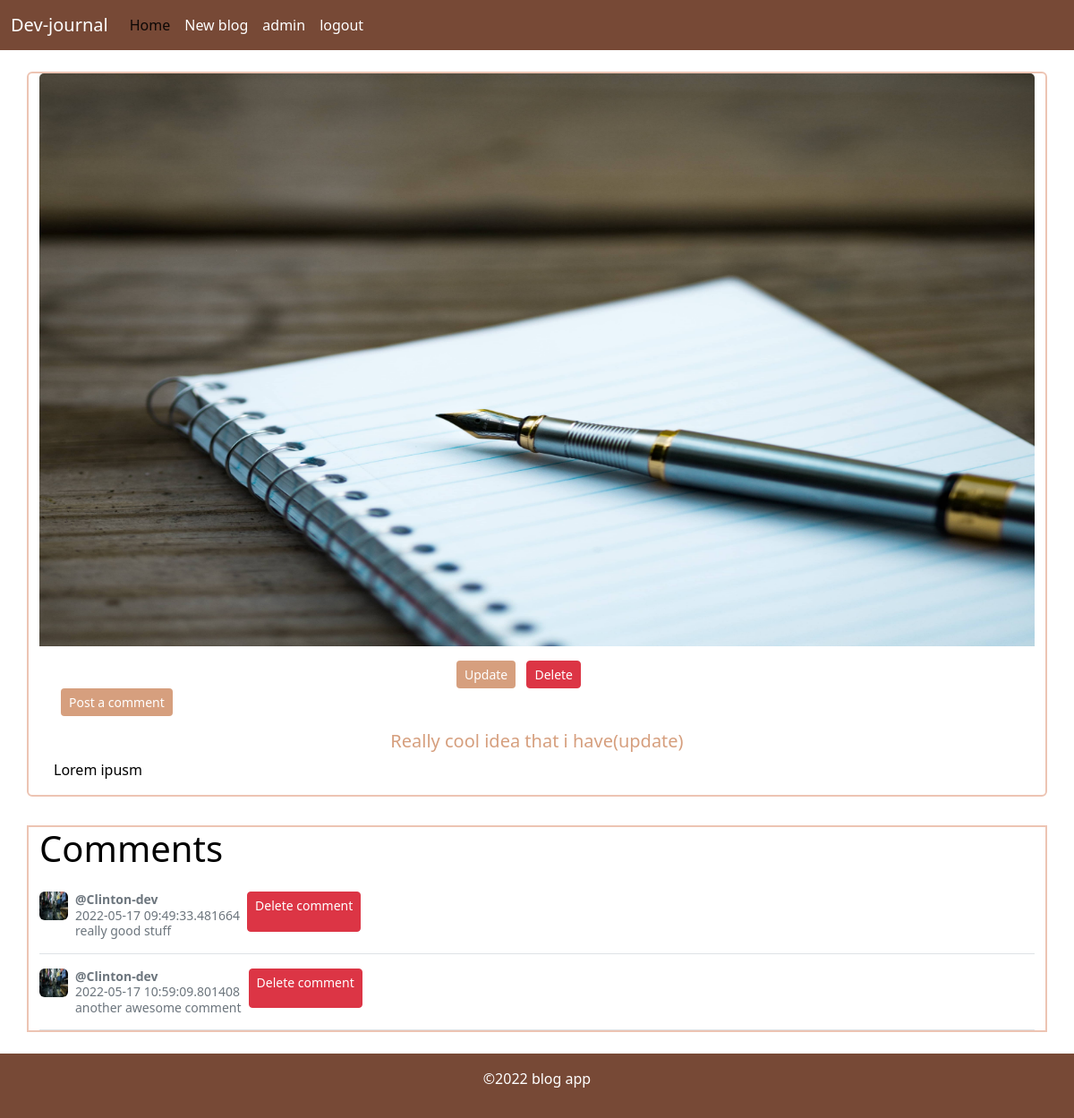
The app's page /post/2 (signed in) with its own data.
### blog/models.py (models this page shows, shortened)
class User(db.Model, UserMixin):
    id = db.Column(db.Integer, primary_key=True)
    username = db.Column(db.String(20), unique=True, nullable=False)
    email = db.Column(db.String(120), unique=True, nullable=False)
    image_file = db.Column(db.String(20), nullable=False, default='user-default.jpg')
    password = db.Column(db.String(60), nullable=False)
    posts = db.relationship('Post', backref='author', lazy=True)
    comments = db.relationship('Comment', backref='user', lazy=True)

class Post(db.Model):
    id = db.Column(db.Integer, primary_key=True)
    title = db.Column(db.String(100), nullable=False)
    date_posted = db.Column(db.DateTime, nullable=False, default=datetime.utcnow)
    image_file = db.Column(db.String(20), nullable=False, default='blog-default.jpg')
    content = db.Column(db.Text, nullable=False)
    comments = db.relationship('Comment', backref='post', lazy=True)
    user_id = db.Column(db.Integer, db.ForeignKey('user.id'), nullable=False)

class Comment(db.Model):
    id = db.Column(db.Integer, primary_key=True)
    content = db.Column(db.Text, nullable=False)
    date_posted = db.Column(db.DateTime, nullable=False, default=datetime.utcnow)
    user_id = db.Column(db.Integer, db.ForeignKey('user.id'), nullable=False)
    post_id = db.Column(db.Integer, db.ForeignKey('post.id'), nullable=False)

### blog/routes.py (the view)
@app.route("/post/<int:post_id>")
def post(post_id):
    post = Post.query.get_or_404(post_id)
    comments = Comment.query.filter_by(post_id=post.id)
    img_file = url_for('static', filename='images/' + post.image_file)
    return render_template("post.html", title=post.title,post=post,img_file=img_file, comments=comments)

### blog/models.py (called while the page is built)
@login_manager.user_loader
def load_user(user_id):
    return User.query.get(user_id)

### blog/templates/post.html
{% extends "layout.html"%}
{% block content%}
<div class="container">
    <div class="row mt-4">
        <div class="card mb-3 post-card">
            <img src="{{img_file}}" class="card-img-top blog-img" alt="blog post image">
            <div class="card-body">
                {% if post.author == current_user%}
                    <div class="blog-btn-action">
                        <a href="{{url_for('update_post',post_id=post.id)}}" class="btn blog-btn btn-sm text-center">Update</a>
                        <a href="{{url_for('delete_post',post_id=post.id)}}" class="btn btn-danger btn-sm mx-2 text-center">Delete</a>
                    </div>
                {% endif %}
                <a href="{{url_for('create_comment',post_id=post.id)}}" class="btn blog-btn btn-sm mx-2 text-center">Post a comment</a>
              <h5 class="card-title blog-title text-center mt-3">{{post.title}}</h5>
              <p class="card-text">{{post.content}}</p>
            </div>
          </div>
    </div>
    <div class="row mt-3">
        <div class="post-card">
            <h1>Comments</h1>
            {% for comment in comments%}
                <div class="d-flex text-muted pt-3 border-bottom">
                    <img src="{{url_for('static',filename='profile-pic/'+comment.user.image_file)}}" alt="user profile pic" class="bd-placeholder-img flex-shrink-0 me-2 rounded" style="width:32px;height: 32px;">
                    <p class="pb-3 mb-0 small lh-sm">
                    <strong class="d-block text-gray-dark">@{{comment.user.username}}</strong>
                    <span>{{comment.date_posted}}</span><br>
                    {{comment.content}}
                    </p>
                    {% if post.author == current_user%}
                        <a href="{{url_for('delete_comment',comment_id=comment.id)}}" class="btn btn-danger btn-sm mx-2 comments-btn">Delete comment</a>
                    {% endif %}
                </div>
            {% endfor %}
        </div>
    </div>
</div>
{% endblock %}

### blog/templates/layout.html (shortened to what this page needs)
<!doctype html>
<html lang="en">
  <head>
    <link href="https://cdn.jsdelivr.net/npm/bootstrap@5.2.0-beta1/dist/css/bootstrap.min.css" rel="stylesheet">
    <link rel="stylesheet" href="{{url_for('static', filename='styles.css')}}">
  </head>
  <body>
    <nav class="navbar navbar-expand-lg navigation-bar">
        <div class="container-fluid">
        <a class="navbar-brand" href="{{url_for('home')}}">Dev-journal</a>
        <div class="collapse navbar-collapse" id="navbarNav">
            <ul class="navbar-nav">
            <li class="nav-item">
                <a class="nav-link active" aria-current="page" href="{{url_for('home')}}">Home</a>
            </li>
            {% if current_user.is_authenticated%}
              <li class="nav-item">
                <a class="nav-link" href="{{url_for('create_post')}}">New blog</a>
              </li>
              <li class="nav-item">
                <a class="nav-link" href="{{url_for('profile')}}">{{current_user.username}}</a>
              </li>
              <li class="nav-item">
                <a class="nav-link" href="{{url_for('logout')}}">logout</a>
              </li>
            {% endif %}
            </ul>
        </div>
        </div>
    </nav>
    {% block content%}{%endblock content%}
    <footer class="mt-4 py-3">
      <div class="container-fluid">
        <p class="text-center">&copy;2022 blog app</p>
      </div>
    </footer>
  </body>
</html>

### blog/static/styles.css (style rules this page uses)
body { color: #000; }
.navigation-bar { background-color: #774936; }
.navigation-bar a { color: #fff; }
.post-card { border: 2px solid #EDC4B3; }
.blog-title { color: #D69F7E; text-decoration: none; }
.blog-btn { background-color: #D69F7E; color: #fff; }
.blog-btn-action { width: 15vw; margin: 0 auto; }
.blog-img { height: 80vh; }
a.comments-btn { margin-bottom: 1.5rem; }
footer { background-color: #774936; color: #fff; }

### records on screen
User: username "admin"
Post: title "Really cool idea that i have(update)", content "Lorem ipusm"
Comment: image_file (picture), user.username "Clinton-dev", date_posted "2022-05-17 09:49:33.481664", content "really good stuff"
Comment: image_file (picture), user.username "Clinton-dev", date_posted "2022-05-17 10:59:09.801408", content "another awesome comment"
